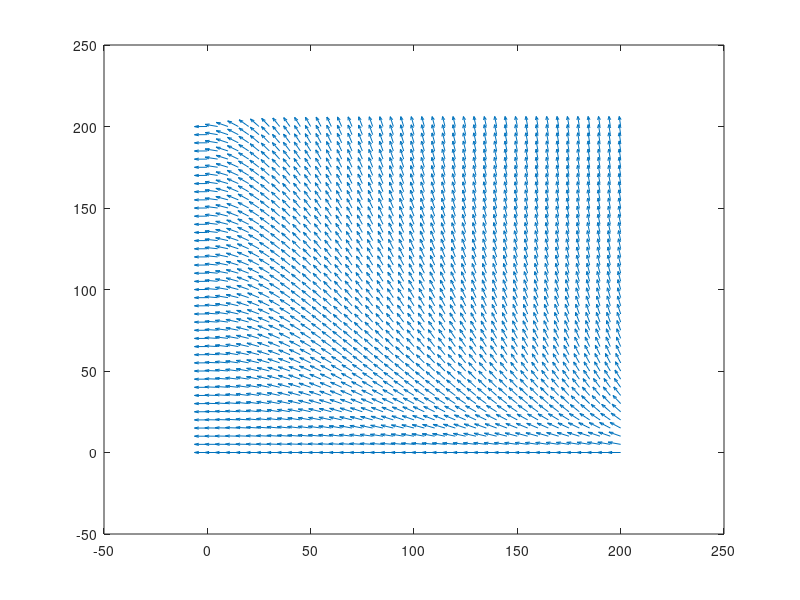

The MATLAB source for this figure:

[x, y] = meshgrid(0:5:200, 0:5:200);

%parameters

alfa = 0.03;
beta = 0.02;

delta = 0.06;
gama = 0.01;


% defines ODE
dx = x*(alfa - beta*y); 
dy = y*(delta*x - gama);

% normalizes vectors
norm_factor = sqrt(dx.^2 + dy.^2);
dy_norm = dy./norm_factor;
dx_norm = dx./norm_factor;

quiver(x, y, dx_norm, dy_norm);